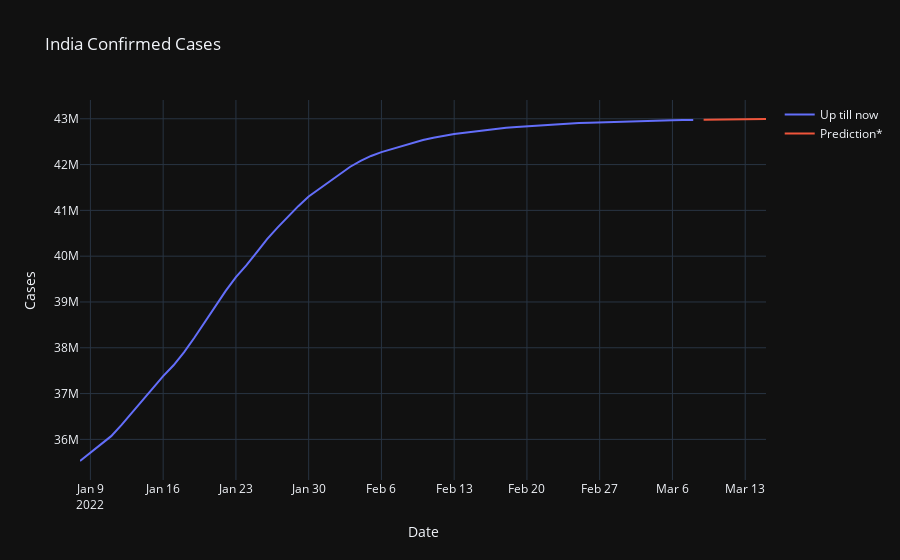

Notebook source saved alongside this figure:
### Code cell
fig = go.Figure()

fig.add_trace(go.Scatter(x=confirmed_dfs[0].index[-60:], y=confirmed_dfs[0]["Total"][-60:],   
                        mode='lines',
                        name='Up till now'))
    
fig.add_trace(go.Scatter(x=datelist, y=predictions_cumulative, 
                        mode='lines',
                        name='Prediction*'))

fig.update_layout(title_text=f"{country} Confirmed Cases", xaxis_title="Date", yaxis_title="Cases", template="plotly_dark", hovermode="x")
